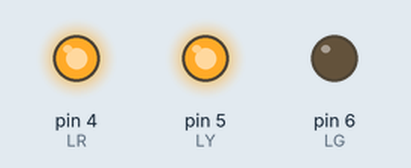
The sketch below on a simulated Arduino Uno, built with avr-gcc and run on an emulated ATmega328P. On the bench: output pins drawn as LEDs (lit = HIGH).

Above: at 0.5 s.
At 1.5 s:
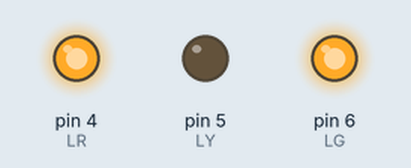
At 5.5 s:
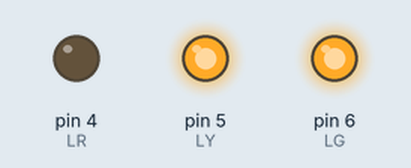
Timing chart, 0 to 6.9 s (numbered marks = the images above):
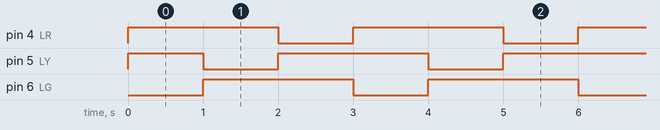

Measured:
- by itself, pin 4 (LR), pin 6 (LG): alternates HIGH for 2.0 s and LOW for 1.0 s
- by itself, pin 5 (LY): repeats every 3.0 s: LOW 1.0 s, HIGH 2.0 s
- by itself, everything shown: repeats every 3.0 s, in 3 steps

The sketch:

Traffic_Signal_Test.ino
```cpp
#define LG 6//신호등 릴레이 녹색
#define LY 5//황색
#define LR 4//적색

void setup() {
  pinMode(LG, OUTPUT);
  pinMode(LY, OUTPUT);
  pinMode(LR, OUTPUT); //신호등 제어핀

}
int interval = 1000;

void loop() {

  digitalWrite(LY, HIGH);
  digitalWrite(LR, HIGH);
  digitalWrite(LG, HIGH);
  digitalWrite(LG, LOW);

  delay(interval);
  digitalWrite(LG, HIGH);
  digitalWrite(LR, HIGH);
  digitalWrite(LY, HIGH);
  digitalWrite(LY, LOW);

  delay(interval);
  digitalWrite(LG, HIGH);
  digitalWrite(LY, HIGH);
  digitalWrite(LR, HIGH);
  digitalWrite(LR, LOW);
  delay(interval);

}
```
